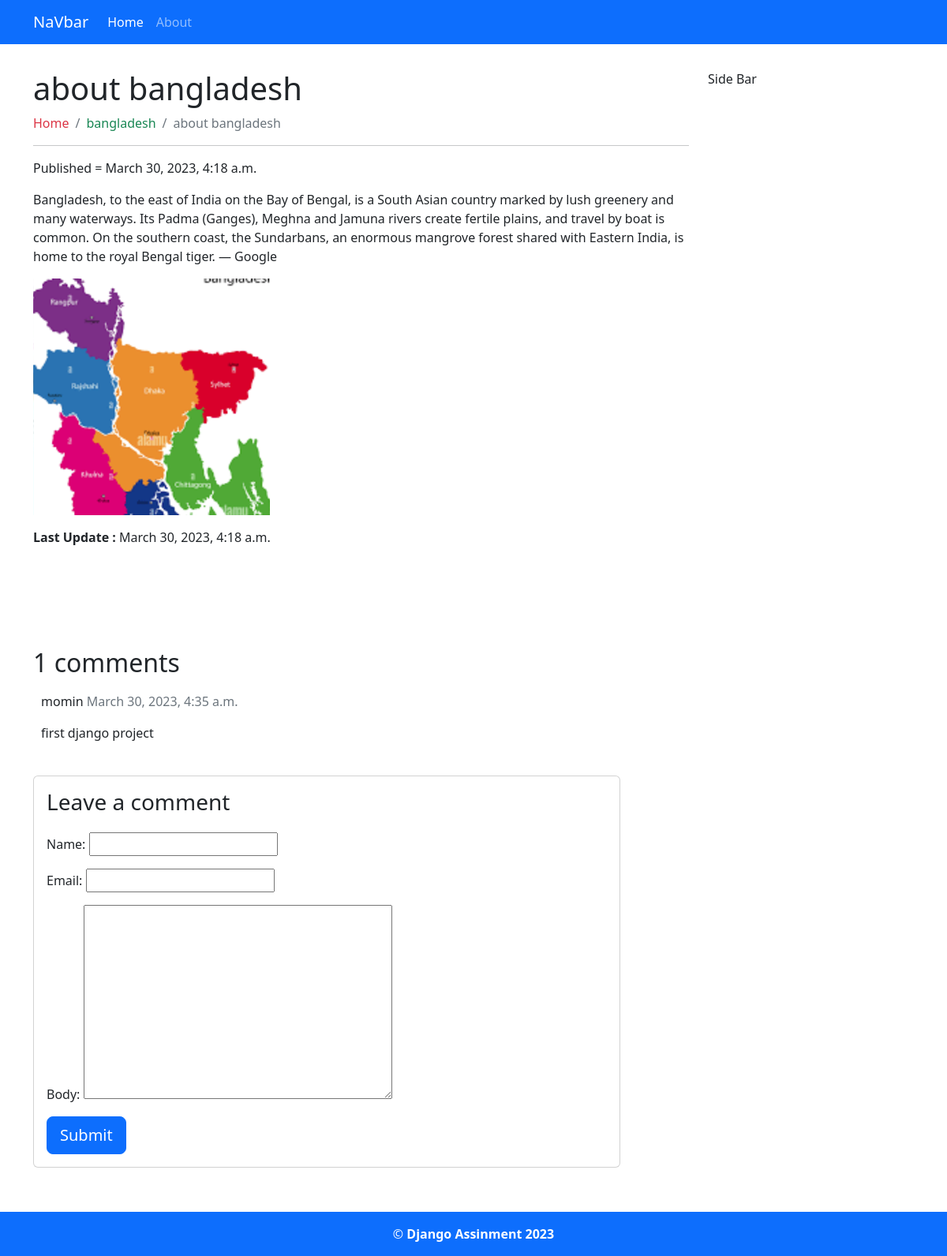
The app's page /about-bangladesh with its own data.
### blog/models.py (models this page shows, shortened)
class BlogPost(models.Model):
    STATUS = [
        ('draft', 'Draft'),
        ('published', 'Publish')
    ]
    title = models.CharField(max_length = 200)
    slug = models.SlugField(unique=True, blank=True,null=True)
    featured = models.ImageField(upload_to='blog/', blank=True, null=True)
    content = RichTextUploadingField()
    created = models.DateTimeField(auto_now_add=True)
    updated = models.DateTimeField(auto_now=True)
    category = models.ForeignKey(Category, on_delete=models.CASCADE)
    status = models.CharField(max_length=10, choices = STATUS, default='draft')
    meta_title = models.CharField(max_length=200, blank=True, null=True)
    meta_description = models.TextField(blank=True, null=True)
    class Meta:
        verbose_name_plural = "All Posts"

class Category(models.Model):
    title = models.CharField(max_length = 200)
    slug = models.SlugField(unique=True, blank=True,null=True)
    class Meta:
        verbose_name_plural = "Categories"

class Comment(models.Model):
    BlogPost = models.ForeignKey(BlogPost,on_delete=models.CASCADE,related_name='comments')
    name = models.CharField(max_length=80)
    email = models.EmailField()
    body = models.TextField()
    created_on = models.DateTimeField(auto_now_add=True)
    active = models.BooleanField(default=False)
    class Meta:
        ordering = ['created_on']

### blog/views.py (the view)
# urls.py: path('<slug:slug>',views.single_post, name='single_post'),
def single_post(request, slug):
    template_name = 'single.html'
    post = get_object_or_404(BlogPost, slug=slug)
    comments = post.comments.filter(active=True)
    new_comment = None
    if request.method == 'POST':
        comment_form = CommentForm(data=request.POST)
        if comment_form.is_valid():
            new_comment = comment_form.save(commit=False)
            new_comment.post = post
            new_comment.save()
    else:
        comment_form = CommentForm()
    return render(request, template_name, {'posts': post,
                                           'comments': comments,
                                           'new_comment': new_comment,
                                           'comment_form': comment_form})

### blog/forms.py
class CommentForm(forms.ModelForm):
    class Meta:
        model = Comment
        fields = ('name', 'email', 'body')

### templates/single.html (shortened to what this page needs)
{% extends 'base.html' %}
{% block content%}
<div class="container my-3">
    <div class="row py-3">
        <div class="col-md-9">
            <h1>{{posts.title}}</h1>
              <nav aria-label="breadcrumb">
                <ol class="breadcrumb">
                  <li class="breadcrumb-item"><a class="text-decoration-none text-danger" href="{% url 'home' %}">Home</a></li>
                  <li class="breadcrumb-item"><a class="text-decoration-none text-success" href="">{{posts.category.title }}</a></li>
                  <li class="breadcrumb-item active" aria-current="page">{{posts.title}}</li>
                </ol>
              </nav>
              <hr>
              <div class="my-3">Published = {{ posts.created }}</div>
              <div>
                    {{posts.content|safe}}
              </div>
              <div class="my-3"><strong>Last Update : </strong>{{posts.updated}}</div>
        </div>
        <div class="col-md-3">Side Bar</div>
    </div>
    {% load social_share %}
    <div>
      <br>
       <br><br><br>
       <div>
        <h2>{{ comments.count }} comments</h2>
        {% for comment in comments %}
        <div class="comments" style="padding: 10px;">
          <p class="font-weight-bold">
            {{ comment.name }}
            <span class=" text-muted font-weight-normal">
              {{ comment.created_on }}
            </span>
          </p>
          {{ comment.body | linebreaks }}
        </div>
        {% endfor %}
      </div>
    </div>
    <div class="col-md-8 card mb-4  mt-3 ">
      <div class="card-body">
        {% if new_comment %}
        <div class="alert alert-success" role="alert">
          Your comment is awaiting moderation
        </div>
        {% else %}
        <h3>Leave a comment</h3>
        <form method="post" style="margin-top: 1.3em;">
          {{ comment_form.as_p }}
          <button type="submit" class="btn btn-primary  btn-lg">Submit</button>
        </form>
        {% endif %}
      </div>
    </div>
  </div>
{% endblock content%}

### records on screen
BlogPost: title "about bangladesh", category "bangladesh", created "March 30, 2023, 4:18 a.m.", content "Bangladesh, to the east of India on the Bay of Bengal, is a South Asian country marked by lush greenery and many waterways. Its Padma (Ganges), Meghna and Jamuna rivers create fertile plains, and travel by boat is common. On the southern coast, the Sundarbans, an enormous mangrove forest shared with Eastern India, is home to the royal Bengal tiger. ― Google", content (picture), updated "March 30, 2023, 4:18 a.m."
Comment: name "momin", created_on "March 30, 2023, 4:35 a.m.", body "first django project"

### other values on screen
{{ comments.count }} "1"
